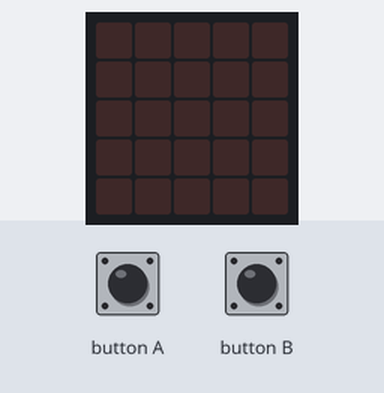
The program below on a simulated BBC micro:bit running MicroPython. On the bench: the board's 5×5 LED display. Inputs (shaded band) come from the test bench. Random numbers come from a fixed seed.

Above: at 1.2 s.
1.3 s: button A pressed 5 times (0.12 s each, 0.3 s apart)
At 3.3 s:
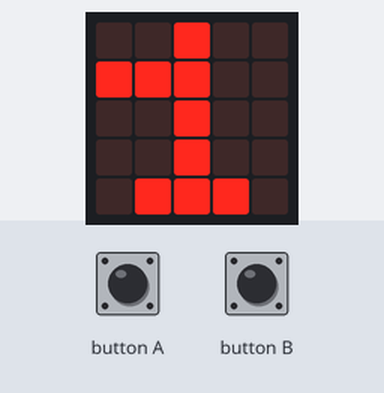
4.3 s: button A pressed for 0.15 s
At 5.1 s:
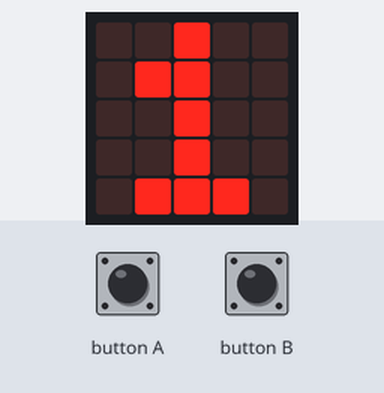
Timing chart, 0 to 7.3 s (numbered marks = the images above; inputs shaded):
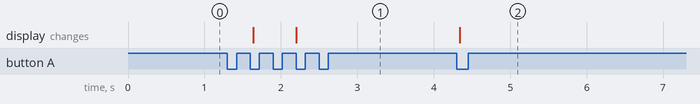

The program:

main.py
```python
from microbit import *
import random

"""
1. ボタン(AでもBでもOK)を押したらスタートする
2. 3,2,1,GOの合図でスタート
3. GameOver(ボールが床に触れたとき)になるまで4~6を繰り返す
4. バー(ライト2つ分)をボタンAで左、ボタンBで右に動かす
5. ボールをxを1~3、yを1からスタートして一定方向(ランダム)に動かす。
6. 壁と天井にふれたときに鏡に光が当たった時のように跳ね返らせる。
7. GameOverになったら続けられた時間を10で割ってスコアを表示させる
"""

while True:

    # ゲームのステート初期化
    ballx = 2
    bally = 0
    barx = (2,3)
    ballv = [1, 1] # 速度は英語で Velocity

    # ゲームのステート初期化（ランダムでやる場合）
    ballx = random.randrange(0, 4)
    bally = random.randrange(0, 1)
    barx = [2, 3]
    ballv = [random.choice([-1,0,1]), 1] # 速度は英語で Velocity

    # ボタン（AでもBでもOK）を押したらスタートする
    while not button_a.was_pressed():
        pass
    # ボタンAかBが押されたらスタートする
    while not button_a.was_pressed() and not button_b.was_pressed():
        pass
    # 3,2,1,GOの合図でスタートする
    display.show("3", 1000)
    display.show("2", 1000)
    display.show("1", 1000)

    if button_a.was_pressed():
        barx[0] -= 1
        barx[1] -= 1
    elif button_b.was_pressed():
        barx[0] += 1
        barx[1] += 1
    else:
        pass # ボタンが押されなければ何もしない

    # バーのx座標が0より小さくなったり、4より大きくなったりしないようにする
    # 境界条件と言われるやつ
    if barx[0] < 0: #
        barx[0] = 0
        barx[1] = 1
    elif barx[1] > 4:
        barx[0] = 3
        barx[1] = 4


    # ボールの座標を速度で更新する
    ballx += ballv[0]
    bally += ballv[1]

    # ボールとバーの表示をする
    display.set_pixel(ballx, bally, 9)
    display.set_pixel(barx[0], 4, 9)
    display.set_pixel(barx[1], 4, 9)
    
```

Measured:
- after the input at 1.3 s, the display: first changes after 0.34 s (image 1 shows a later state)
- after the input at 4.3 s, the display: changes at once (image 2)
